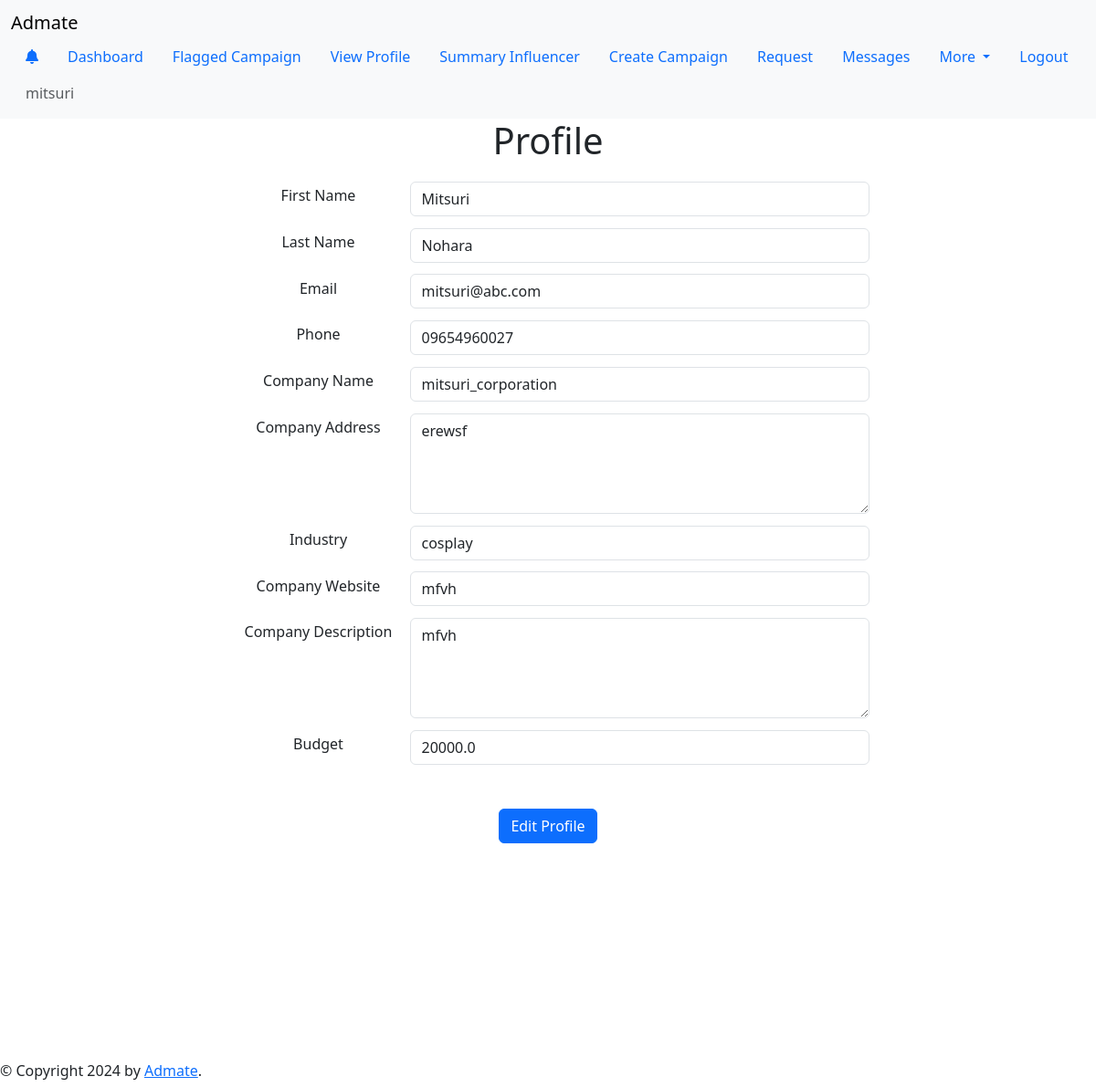
Screenshot of /view_sponsor_profile (signed in) with the database file from the repository.
### application/models.py (models this page shows)
class SponsorProfile(db.Model):
    id = db.Column(db.Integer, primary_key=True)
    user = db.Column(db.String(20), db.ForeignKey('user.username'))
    first_name = db.Column(db.String(64))
    last_name = db.Column(db.String(64))
    email = db.Column(db.String(120), nullable=False)
    phone = db.Column(db.String(20), nullable=False)
    company_name = db.Column(db.String(64))
    company_address = db.Column(db.String(100), nullable=False)
    company_website = db.Column(db.String(100), nullable=False)
    company_description = db.Column(db.String(256), nullable=False)
    industry = db.Column(db.String(64))
    budget = db.Column(db.Float)

### application/routes.py (the view)
@app.route("/view_sponsor_profile", methods=["GET", "POST"]) # type: ignore
def view_sponsor_profile():
    sponsor_profile = SponsorProfile.query.filter_by(user=session['username']).first()
    if not sponsor_profile:
        return render_template('edit_sponsor_profile.html', sponsor_profile=sponsor_profile)
    if req.method == "GET":
        return render_template('view_sponsor_profile.html', sponsor_profile=sponsor_profile)

### templates/view_sponsor_profile.html (shortened to what this page needs)
{% extends 'nav_link.html' %}
{% block content %}
<div class="centered-content">
    <h1 class="text-center">Profile</h1>
    {% if session['username'] %}
        {% if session['role'] == 'sponsor' %}
        <form action="{{ '/view_sponsor_profile/'}}" method="post">
            <div class="form-group" style="display: flex;">
            <label for="first_name" class="form-label" >First Name</label>
            <input type="text" name="first_name" class="form-control" id="first_name" value={{ sponsor_profile.first_name }}>
            </div>
            <div class="form-group" style="display: flex;">
            <label for="last_name" class="form-label" >Last Name</label>
            <input type="text" name="last_name" class="form-control" id="last_name" value={{ sponsor_profile.last_name }}>
            </div>
            <div class="form-group" style="display: flex;">
                <label for="email" class="form-label" >Email</label>
                <input type="email" name="email" class="form-control" id="email" value={{ sponsor_profile.email }}>
            </div>
            <div class="form-group" style="display: flex;">
                <label for="phone" class="form-label" >Phone</label>
                <input type="tel" name="phone" class="form-control" id="phone" value={{ sponsor_profile.phone }}>
            </div>
            <div class="form-group" style="display: flex;">
                <label for="company_name" class="form-label" >Company Name</label>
                <input type="text" name="company_name" class="form-control" id="company_name" value={{ sponsor_profile.company_name }}>
            </div>
            <div class="form-group" style="display: flex;">
                <label for="company_address" class="form-label" >Company Address</label>
                <textarea name="company_address" class="form-control" id="company_address" rows="4" cols="50">{{ sponsor_profile.company_address }}</textarea>
            </div>
            <div class="form-group" style="display: flex;">
                <label for="industry" class="form-label" >Industry</label>
                <input type="text" name="industry" class="form-control" id="industry" value={{ sponsor_profile.industry }}>
            </div>
            <div class="form-group" style="display: flex;">
                <label for="company_website" class="form-label" >Company Website</label>
                <input type="text" name="company_website" class="form-control" id="company_website" value={{ sponsor_profile.company_description }}>
            </div>
            <div class="form-group" style="display: flex;">
                <label for="company_description" class="form-label" >Company Description</label>
                <textarea name="company_description" class="form-control" id="company_description" rows="4" cols="50">{{ sponsor_profile.company_description }}</textarea>
            </div>
            <div class="form-group" style="display: flex;">
                <label for="budget" class="form-label" >Budget</label>
                <input type="text" name="budget" class="form-control" id="budget" placeholder="₹" value={{ sponsor_profile.budget }}>
            </div>
            <div class="submit" style="margin-top: 3rem;">
                <button type="submit" value="Submit" class="btn btn-primary"> Edit Profile </button>
            </div>
        {% endif %}
    {% endif %}
</div>
{% endblock content %}

### templates/view_sponsor_profile.html (style rules this page uses)
.centered-content { display: flex; flex-direction: column; align-items: center; justify-content: center; text-align: center; }
.form-group label, .form-group textarea { margin-top: 1rem; min-width: 200px; }
.form-group input, .form-group textarea { margin-top: 0.8rem; }

### rows the page displays
SponsorProfile: first_name "Mitsuri", last_name "Nohara", email "mitsuri@abc.com", phone "09654960027", company_name "mitsuri_corporation", company_address "erewsf", industry "cosplay", company_website "mfvh", company_description "mfvh", budget "20000.0"

### other values shown
{{ session['username'] }} "mitsuri"
